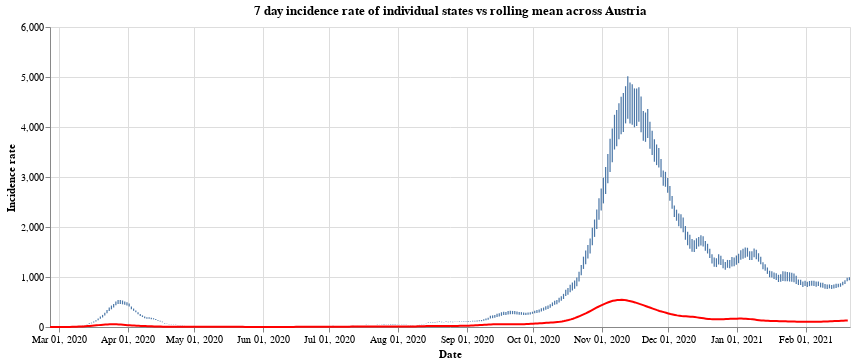

The notebook cell this image was saved under:
### Markdown cell above
Finally we have the

### Code cell
#collapse
states = at_data['Bundesland'].unique()
states.sort()

selection = alt.selection_single(
    name='Select',
    fields=['Bundesland'],
    init={'Bundesland': 'Vorarlberg'},
    bind={'Bundesland': alt.binding_select(options=states)}
)

# scatter plot, modify opacity based on selection
bars = alt.Chart(at_data).mark_bar().add_selection(
    selection
).encode(
    x=alt.X("yearmonthdate(Time):T", axis=alt.Axis(title='Date')),
    y=alt.Y("SiebenTageInzidenzFaelle:Q", axis=alt.Axis(title='Incidence rate')),
    tooltip='SiebenTageInzidenzFaelle:Q',
    opacity=alt.condition(selection, alt.value(1), alt.value(0))
).properties(title=f'7 day incidence rate of individual states vs rolling mean across Austria', width=800)

line = alt.Chart(all_austria).mark_line(
    color='red',
    size=2,
).transform_window(
    rolling_mean='mean(SiebenTageInzidenzFaelle)',
    frame=[0, 7]
).encode(
    x='yearmonthdate(Time):T',
    y='rolling_mean:Q'
)

alt.layer(bars, line)

### Figure 1 — Vega-Lite specification as saved in the notebook (floating-point values rounded to 4 significant figures; data arrays with more than 128 entries replaced by an {"elided": "..."} marker saying what was removed)
{"config": {"view": {"continuousWidth": 400, "continuousHeight": 300}}, "layer": [{"data": {"name": "data-d5c5afa8f94ad4a4c65a1812a5b171b1"}, "mark": "bar", "encoding": {"opacity": {"condition": {"value": 1, "selection": "Select"}, "value": 0}, "tooltip": {"type": "quantitative", "field": "SiebenTageInzidenzFaelle"}, "x": {"type": "temporal", "axis": {"title": "Date"}, "field": "Time", "timeUnit": "yearmonthdate"}, "y": {"type": "quantitative", "axis": {"title": "Incidence rate"}, "field": "SiebenTageInzidenzFaelle"}}, "selection": {"Select": {"type": "single", "fields": ["Bundesland"], "init": {"Bundesland": "Vorarlberg"}, "bind": {"Bundesland": {"input": "select", "options": ["Burgenland", "Kärnten", "Niederösterreich", "Oberösterreich", "Salzburg", "Steiermark", "Tirol", "Vorarlberg", "Wien", "Österreich"]}}}}, "title": "7 day incidence rate of individual states vs rolling mean across Austria", "width": 800}, {"data": {"name": "data-f04abc82ce5ef89d0b83347cf6951e71"}, "mark": {"type": "line", "color": "red", "size": 2}, "encoding": {"x": {"type": "temporal", "field": "Time", "timeUnit": "yearmonthdate"}, "y": {"type": "quantitative", "field": "rolling_mean"}}, "transform": [{"window": [{"op": "mean", "field": "SiebenTageInzidenzFaelle", "as": "rolling_mean"}], "frame": [0, 7]}]}], "$schema": "https://vega.github.io/schema/vega-lite/v4.8.1.json", "datasets": {"data-d5c5afa8f94ad4a4c65a1812a5b171b1": {"elided": "3610 records"}, "data-f04abc82ce5ef89d0b83347cf6951e71": {"elided": "361 records"}}}
